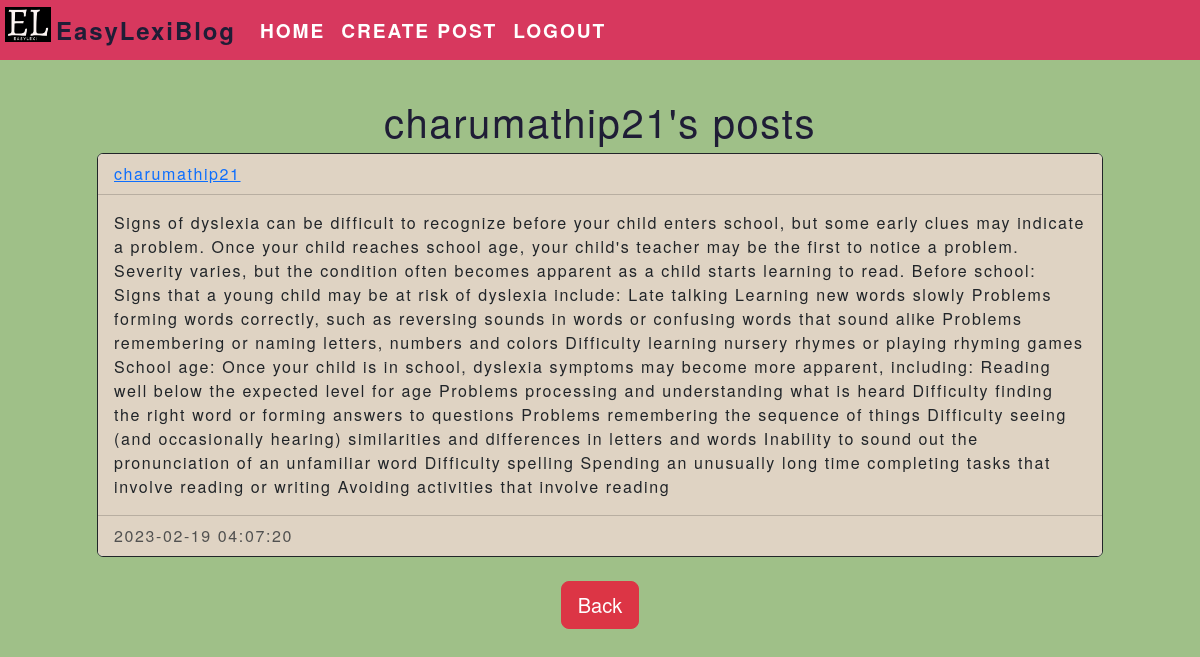
Screenshot of /post/charumathip21 (signed in) with the database file from the repository.
### website/models.py (models this page shows)
class User(db.Model, UserMixin):
    id = db.Column(db.Integer, primary_key=True)
    email = db.Column(db.String(150), unique=True)
    username = db.Column(db.String(150), unique=True)
    password = db.Column(db.String(150))
    date_created = db.Column(db.DateTime(timezone=True), default=func.now())
    posts = db.relationship('Post',backref='user',passive_deletes=True)

class Post(db.Model):
    id = db.Column(db.Integer, primary_key=True)
    text = db.Column(db.Text, nullable=False)
    date_created = db.Column(db.DateTime(timezone=True), default=func.now())
    author = db.Column(db.Integer, db.ForeignKey('user.id',ondelete = "CASCADE"),nullable=False)

### website/views.py (the view)
@views.route("/post/<username>")
@login_required
def posts(username):
    user = User.query.filter_by(username=username).first()
    if not user:
        flash('No user with that username exists.', category='error')
        return redirect(url_for('views.home'))
    posts = Post.query.filter_by(author=user.id).all()
    return render_template("post.html", user=current_user, posts=posts, username=username)

### website/__init__.py (called while the page is built)
def create_app():
    app = Flask(__name__)
    app.config['SECRET_KEY'] = "helloworld"
    app.config['SQLALCHEMY_DATABASE_URI'] = f'sqlite:///{DB_NAME}'
    app.config['UPLOAD_FOLDER'] = UPLOAD_FOLDER
    db.init_app(app)
    from .views import views
    from .auth import auth
    app.register_blueprint(views, url_prefix="/")
    app.register_blueprint(auth, url_prefix="/")
    from .models import User, Post
    with app.app_context():
        db.create_all()
    login_manager = LoginManager()
    login_manager.login_view = "auth.login"
    login_manager.init_app(app)
    @login_manager.user_loader
    def load_user(id):
        return User.query.get(int(id))
    return app

### website/templates/post.html (shortened to what this page needs)
{% extends "postdiv.html" %}  {% block header %} {{username}}'s posts {% endblock %} {% block footer %}
    <div align="center">
      <a href="/home"
        ><button type="button" class="btn btn-danger btn-lg">Back</button></a>
    </div>
    {% endblock %}

### website/templates/postdiv.html (shortened to what this page needs)
{% extends "base3.html" %} {% block title %}Home{% endblock %} {% block content
    %}
    <h1 align="center" style=" padding-top: 2rem;">{% block header %}Posts{% endblock %}</h1>
    <div id="posts" style="padding-left: 2rem;padding-right: 2rem;">
      {% for post in posts %}
      <div class="card border-dark" >
        <div class="card-header d-flex justify-content-between align-items-center" style="background: #DFD3C3;">
          <a href="/post/{{post.user.username}}">{{post.user.username}}</a>
        </div>
        <div class="card-body" style="background: #DFD3C3;">
          <div class="card-text">{{post.text}}</div>
        </div>
        <div class="card-footer text-muted" style="background: #DFD3C3;">{{post.date_created}}</div>
      </div>
    <br > {% endfor %}
    </div>
    {% block footer %}{% endblock %} {% endblock %}

### website/templates/base3.html (shortened to what this page needs)
<html lang="en">
<head>
    <link href="https://cdn.jsdelivr.net/npm/bootstrap@5.3.0-alpha1/dist/css/bootstrap.min.css" rel="stylesheet">
    <link rel="stylesheet" type=text/css href="{{ url_for('static', filename='styles/base2.css') }}">
</head>
<body>
    <nav id="mainNavbar" class="navbar navbar-dark navbar-expand-md py-0 fixed-top">
        <div class="logo-image">
            <img src="{{url_for('static', filename='styles/EL.jpeg')}}" class="img-fluid">
      </div>
      <a href="/home" class="navbar-brand">EasyLexiBlog</a>
      <div class="collapse navbar-collapse" id="navbar">
          <ul class="navbar-nav ">
            <li class="nav-item">
                <a href="/" class="nav-link">HOME</a>
            </li>
            {% if user.is_authenticated %}
            <li class="nav-item">
                <a href="/createpost" class="nav-link">CREATE POST</a>
            </li>
            <li class="nav-item">
                <a href="/logout" class="nav-link">LOGOUT</a>
            </li>
            {% endif %}
        </ul>
      </div>
  </nav>
    <div>{% block content %}{% endblock %}</div>
</body>
</html>

### website/static/styles/base2.css (style rules this page uses)
body { margin: 65px; background: #9FC088; font-family: Helvetica Neue,Helvetica,Arial,sans-serif; letter-spacing: 0.1em; font-weight: normal; font-style: normal; color: #1F1D36; }
.logo-image { width: 46px; height: 46px; overflow: hidden; margin: 7px 5px; }
#mainNavbar { background:#D7385E; font-size: 1.2rem; font-weight: 600; letter-spacing: 0.1em; }
#mainNavbar .nav-link { color: white; }
#mainNavbar .navbar-brand { color: #1F1D36; font-size: 1.5rem; }

### rows the page displays
User: username "charumathip21"
Post: user.username "charumathip21", text "Signs of dyslexia can be difficult to recognize before your child enters school, but some early clues may indicate a problem. Once your child reaches school age, your child's teacher may be the first to notice a problem. Severity varies, but the condition often becomes apparent as a child starts learning to read. Before school: Signs that a young child may be at risk of dyslexia include: Late talking Learning new words slowly Problems forming words correctly, such as reversing sounds in words or confusing words that sound alike Problems remembering or naming letters, numbers and colors Difficulty learning nursery rhymes or playing rhyming games School age: Once your child is in school,…", date_created "2023-02-19 04:07:20"
